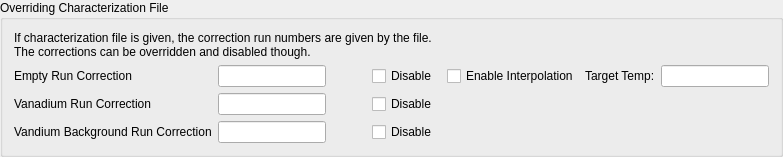
        <widget class="QGroupBox" name="geometry_options_groupbox">
         <property name="sizePolicy">
          <sizepolicy hsizetype="Expanding" vsizetype="Fixed">
           <horstretch>0</horstretch>
           <verstretch>0</verstretch>
          </sizepolicy>
         </property>
         <property name="minimumSize">
          <size>
           <width>0</width>
           <height>0</height>
          </size>
         </property>
         <property name="maximumSize">
          <size>
           <width>16777215</width>
           <height>16777215</height>
          </size>
         </property>
         <property name="title">
          <string>Overriding Characterization File</string>
         </property>
         <property name="alignment">
          <set>Qt::AlignLeading|Qt::AlignLeft|Qt::AlignTop</set>
         </property>
         <layout class="QVBoxLayout" name="verticalLayout_5">
          <item>
           <layout class="QHBoxLayout" name="mask_template_horiz_layout">
            <property name="spacing">
             <number>0</number>
            </property>
            <item>
             <widget class="QLabel" name="experiment_parameter_help">
              <property name="sizePolicy">
               <sizepolicy hsizetype="Preferred" vsizetype="Expanding">
                <horstretch>0</horstretch>
                <verstretch>0</verstretch>
               </sizepolicy>
              </property>
              <property name="minimumSize">
               <size>
                <width>150</width>
                <height>0</height>
               </size>
              </property>
              <property name="styleSheet">
               <string notr="true">font: italic 10pt &quot;Bitstream Charter&quot;;</string>
              </property>
              <property name="text">
               <string>If characterization file is given, the correction run numbers are given by the file.
The corrections can be overridden and disabled though.</string>
              </property>
             </widget>
            </item>
           </layout>
          </item>
          <item>
           <layout class="QGridLayout" name="correction_gridlayout">
            <item row="1" column="5">
             <widget class="QLabel" name="label_3">
              <property name="sizePolicy">
               <sizepolicy hsizetype="Fixed" vsizetype="Preferred">
                <horstretch>0</horstretch>
                <verstretch>0</verstretch>
               </sizepolicy>
              </property>
              <property name="toolTip">
               <string>&lt;html&gt;&lt;head/&gt;&lt;body&gt;&lt;p&gt;Temperature in Kelvin for Interpolation&lt;/p&gt;&lt;/body&gt;&lt;/html&gt;</string>
              </property>
              <property name="text">
               <string>Target Temp:</string>
              </property>
             </widget>
            </item>
            <item row="4" column="3">
             <widget class="QCheckBox" name="disablevanbkgdcorr_chkbox">
              <property name="toolTip">
               <string>&lt;html&gt;&lt;head/&gt;&lt;body&gt;&lt;p&gt;Disable vanadium background correction.&lt;/p&gt;&lt;/body&gt;&lt;/html&gt;</string>
              </property>
              <property name="text">
               <string>Disable </string>
              </property>
             </widget>
            </item>
            <item row="4" column="1">
             <widget class="QLineEdit" name="vanbkgdrun_edit">
              <property name="maximumSize">
               <size>
                <width>200</width>
                <height>16777215</height>
               </size>
              </property>
              <property name="toolTip">
               <string>&lt;html&gt;&lt;head/&gt;&lt;body&gt;&lt;p&gt;Enter vanadium background run number.&lt;/p&gt;&lt;/body&gt;&lt;/html&gt;</string>
              </property>
             </widget>
            </item>
            <item row="3" column="0">
             <widget class="QLabel" name="label_10">
              <property name="toolTip">
               <string>&lt;html&gt;&lt;head/&gt;&lt;body&gt;&lt;p&gt;Vanadium run to correct diffraction data. &lt;/p&gt;&lt;/body&gt;&lt;/html&gt;</string>
              </property>
              <property name="text">
               <string>Vanadium Run Correction</string>
              </property>
             </widget>
            </item>
            <item row="1" column="0">
             <widget class="QLabel" name="label_5">
              <property name="sizePolicy">
               <sizepolicy hsizetype="Fixed" vsizetype="Preferred">
                <horstretch>0</horstretch>
                <verstretch>0</verstretch>
               </sizepolicy>
              </property>
              <property name="toolTip">
               <string>&lt;html&gt;&lt;head/&gt;&lt;body&gt;&lt;p&gt;Empty (background) run to correct diffraction data. &lt;/p&gt;&lt;/body&gt;&lt;/html&gt;</string>
              </property>
              <property name="text">
               <string>Empty Run Correction</string>
              </property>
             </widget>
            </item>
            <item row="1" column="3">
             <widget class="QCheckBox" name="disablebkgdcorr_chkbox">
              <property name="toolTip">
               <string>&lt;html&gt;&lt;head/&gt;&lt;body&gt;&lt;p&gt;Disable empty/background correction.&lt;/p&gt;&lt;/body&gt;&lt;/html&gt;</string>
              </property>
              <property name="statusTip">
               <string>Select to set the detector distance offset.</string>
              </property>
              <property name="whatsThis">
               <string/>
              </property>
              <property name="text">
               <string>Disable</string>
              </property>
             </widget>
            </item>
            <item row="1" column="6">
             <widget class="QLineEdit" name="interpolatetemp_edit">
              <property name="toolTip">
               <string>&lt;html&gt;&lt;head/&gt;&lt;body&gt;&lt;p&gt;Temperature in Kelvin for Interpolation&lt;/p&gt;&lt;/body&gt;&lt;/html&gt;</string>
              </property>
              <property name="statusTip">
               <string>Temperature in Kelvin</string>
              </property>
             </widget>
            </item>
            <item row="1" column="2">
             <spacer name="horizontalSpacer_6">
              <property name="orientation">
               <enum>Qt::Horizontal</enum>
              </property>
              <property name="sizeType">
               <enum>QSizePolicy::Fixed</enum>
              </property>
              <property name="sizeHint" stdset="0">
               <size>
                <width>40</width>
                <height>20</height>
               </size>
              </property>
             </spacer>
            </item>
            <item row="1" column="1">
             <widget class="QLineEdit" name="emptyrun_edit">
              <property name="minimumSize">
               <size>
                <width>80</width>
                <height>0</height>
               </size>
              </property>
              <property name="maximumSize">
               <size>
                <width>200</width>
                <height>16777215</height>
               </size>
              </property>
              <property name="toolTip">
               <string>&lt;html&gt;&lt;head/&gt;&lt;body&gt;&lt;p&gt;Enter empty (background) run number.&lt;/p&gt;&lt;/body&gt;&lt;/html&gt;</string>
              </property>
              <property name="statusTip">
               <string>Enter the detector distance offset in mm.</string>
              </property>
             </widget>
            </item>
            <item row="3" column="1">
             <widget class="QLineEdit" name="vanrun_edit">
              <property name="sizePolicy">
               <sizepolicy hsizetype="Expanding" vsizetype="Fixed">
                <horstretch>0</horstretch>
                <verstretch>0</verstretch>
               </sizepolicy>
              </property>
              <property name="minimumSize">
               <size>
                <width>80</width>
                <height>0</height>
               </size>
              </property>
              <property name="maximumSize">
               <size>
                <width>200</width>
                <height>16777215</height>
               </size>
              </property>
              <property name="toolTip">
               <string>&lt;html&gt;&lt;head/&gt;&lt;body&gt;&lt;p&gt;Enter vanadium run number.&lt;/p&gt;&lt;/body&gt;&lt;/html&gt;</string>
              </property>
              <property name="statusTip">
               <string>Enter the value of the sample-to-detector distance in mm.</string>
              </property>
             </widget>
            </item>
            <item row="3" column="3">
             <widget class="QCheckBox" name="disablevancorr_chkbox">
              <property name="toolTip">
               <string>&lt;html&gt;&lt;head/&gt;&lt;body&gt;&lt;p&gt;Disable vanadium correction.&lt;/p&gt;&lt;/body&gt;&lt;/html&gt;</string>
              </property>
              <property name="statusTip">
               <string>Select to force the sample-detector distance.</string>
              </property>
              <property name="text">
               <string>Disable</string>
              </property>
             </widget>
            </item>
            <item row="4" column="0">
             <widget class="QLabel" name="label_11">
              <property name="toolTip">
               <string>&lt;html&gt;&lt;head/&gt;&lt;body&gt;&lt;p&gt;Vanadium background run to correct diffraction data. &lt;/p&gt;&lt;/body&gt;&lt;/html&gt;</string>
              </property>
              <property name="text">
               <string>Vandium Background Run Correction</string>
              </property>
             </widget>
            </item>
            <item row="1" column="4">
             <widget class="QCheckBox" name="interpolateenable_chkbox">
              <property name="toolTip">
               <string>&lt;html&gt;&lt;head/&gt;&lt;body&gt;&lt;p&gt;Enable/Disable Interpolation of two empty container background runs&lt;/p&gt;&lt;/body&gt;&lt;/html&gt;</string>
              </property>
              <property name="text">
               <string>Enable Interpolation</string>
              </property>
             </widget>
            </item>
           </layout>
          </item>
         </layout>
        </widget>
